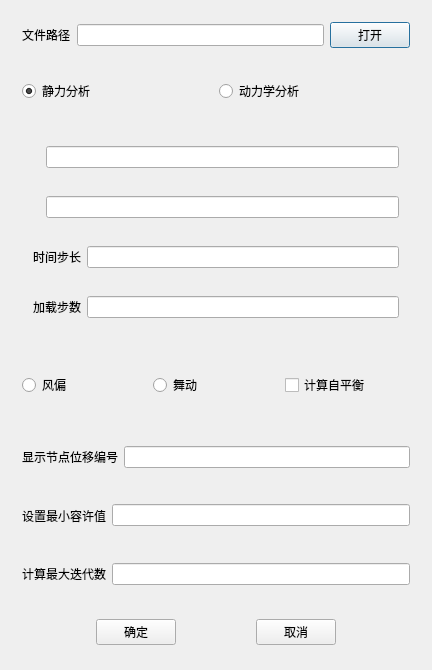
<?xml version="1.0" encoding="UTF-8"?>
<ui version="4.0">
 <class>TowerCaculateClass</class>
 <widget class="QDialog" name="TowerCaculateClass">
  <property name="geometry">
   <rect>
    <x>0</x>
    <y>0</y>
    <width>432</width>
    <height>670</height>
   </rect>
  </property>
  <property name="windowTitle">
   <string>TowerCaculate</string>
  </property>
  <layout class="QVBoxLayout" name="verticalLayout_2" stretch="1,2,2,3,2,2,2,2">
   <item>
    <widget class="QWidget" name="widget_3" native="true">
     <layout class="QHBoxLayout" name="horizontalLayout_3">
      <item>
       <widget class="QLabel" name="label_2">
        <property name="text">
         <string>文件路径</string>
        </property>
       </widget>
      </item>
      <item>
       <widget class="QLineEdit" name="line_path"/>
      </item>
      <item>
       <widget class="QPushButton" name="btn_open">
        <property name="text">
         <string>打开</string>
        </property>
       </widget>
      </item>
     </layout>
    </widget>
   </item>
   <item>
    <widget class="QWidget" name="widget_14" native="true">
     <layout class="QHBoxLayout" name="horizontalLayout_2">
      <item>
       <widget class="QRadioButton" name="radio_static">
        <property name="text">
         <string>静力分析</string>
        </property>
        <property name="checked">
         <bool>true</bool>
        </property>
       </widget>
      </item>
      <item>
       <widget class="QRadioButton" name="radio_dynamic">
        <property name="text">
         <string>动力学分析</string>
        </property>
       </widget>
      </item>
     </layout>
    </widget>
   </item>
   <item>
    <widget class="QStackedWidget" name="stackedWidget">
     <property name="currentIndex">
      <number>1</number>
     </property>
     <widget class="QWidget" name="page">
      <layout class="QHBoxLayout" name="horizontalLayout_13">
       <item>
        <widget class="QWidget" name="widget_5" native="true">
         <layout class="QHBoxLayout" name="horizontalLayout_5">
          <item>
           <widget class="QLabel" name="label_4">
            <property name="text">
             <string>加载步数</string>
            </property>
           </widget>
          </item>
          <item>
           <widget class="QLineEdit" name="line_static_step"/>
          </item>
         </layout>
        </widget>
       </item>
      </layout>
     </widget>
     <widget class="QWidget" name="page_2">
      <layout class="QVBoxLayout" name="verticalLayout">
       <item>
        <widget class="QWidget" name="widget_6" native="true">
         <layout class="QHBoxLayout" name="horizontalLayout_6">
          <item>
           <widget class="QLabel" name="label_beta">
            <property name="text">
             <string/>
            </property>
           </widget>
          </item>
          <item>
           <widget class="QLineEdit" name="line_beta"/>
          </item>
         </layout>
        </widget>
       </item>
       <item>
        <widget class="QWidget" name="widget_7" native="true">
         <layout class="QHBoxLayout" name="horizontalLayout_7">
          <item>
           <widget class="QLabel" name="label_gama">
            <property name="text">
             <string/>
            </property>
           </widget>
          </item>
          <item>
           <widget class="QLineEdit" name="line_gama"/>
          </item>
         </layout>
        </widget>
       </item>
       <item>
        <widget class="QWidget" name="widget_8" native="true">
         <layout class="QHBoxLayout" name="horizontalLayout_8">
          <item>
           <widget class="QLabel" name="label_7">
            <property name="text">
             <string>时间步长</string>
            </property>
           </widget>
          </item>
          <item>
           <widget class="QLineEdit" name="lineEdit_dynamic_step"/>
          </item>
         </layout>
        </widget>
       </item>
       <item>
        <widget class="QWidget" name="widget_9" native="true">
         <layout class="QHBoxLayout" name="horizontalLayout_9">
          <item>
           <widget class="QLabel" name="label_8">
            <property name="text">
             <string>加载步数</string>
            </property>
           </widget>
          </item>
          <item>
           <widget class="QLineEdit" name="line_dynamic_stepnum"/>
          </item>
         </layout>
        </widget>
       </item>
      </layout>
     </widget>
    </widget>
   </item>
   <item>
    <widget class="QWidget" name="widget_12" native="true">
     <layout class="QHBoxLayout" name="horizontalLayout_12">
      <item>
       <widget class="QRadioButton" name="radioButton_windage">
        <property name="text">
         <string>风偏</string>
        </property>
       </widget>
      </item>
      <item>
       <widget class="QRadioButton" name="radioButton_galloping">
        <property name="text">
         <string>舞动</string>
        </property>
       </widget>
      </item>
      <item>
       <widget class="QCheckBox" name="checkBox_eq">
        <property name="text">
         <string>计算自平衡</string>
        </property>
       </widget>
      </item>
     </layout>
    </widget>
   </item>
   <item>
    <widget class="QWidget" name="widget" native="true">
     <layout class="QHBoxLayout" name="horizontalLayout">
      <item>
       <widget class="QLabel" name="label">
        <property name="text">
         <string>显示节点位移编号</string>
        </property>
       </widget>
      </item>
      <item>
       <widget class="QLineEdit" name="line_idNode"/>
      </item>
     </layout>
    </widget>
   </item>
   <item>
    <widget class="QWidget" name="widget_10" native="true">
     <layout class="QHBoxLayout" name="horizontalLayout_10">
      <item>
       <widget class="QLabel" name="label_9">
        <property name="text">
         <string>设置最小容许值</string>
        </property>
       </widget>
      </item>
      <item>
       <widget class="QLineEdit" name="line_stol"/>
      </item>
     </layout>
    </widget>
   </item>
   <item>
    <widget class="QWidget" name="widget_11" native="true">
     <layout class="QHBoxLayout" name="horizontalLayout_11">
      <item>
       <widget class="QLabel" name="label_10">
        <property name="text">
         <string>计算最大迭代数</string>
        </property>
       </widget>
      </item>
      <item>
       <widget class="QLineEdit" name="line_MaxIterations"/>
      </item>
     </layout>
    </widget>
   </item>
   <item>
    <widget class="QWidget" name="widget_4" native="true">
     <layout class="QHBoxLayout" name="horizontalLayout_4">
      <item>
       <spacer name="horizontalSpacer_2">
        <property name="orientation">
         <enum>Qt::Horizontal</enum>
        </property>
        <property name="sizeHint" stdset="0">
         <size>
          <width>40</width>
          <height>20</height>
         </size>
        </property>
       </spacer>
      </item>
      <item>
       <widget class="QPushButton" name="btn_ok">
        <property name="text">
         <string>确定</string>
        </property>
       </widget>
      </item>
      <item>
       <spacer name="horizontalSpacer">
        <property name="orientation">
         <enum>Qt::Horizontal</enum>
        </property>
        <property name="sizeHint" stdset="0">
         <size>
          <width>40</width>
          <height>20</height>
         </size>
        </property>
       </spacer>
      </item>
      <item>
       <widget class="QPushButton" name="btn_cancle">
        <property name="text">
         <string>取消</string>
        </property>
       </widget>
      </item>
      <item>
       <spacer name="horizontalSpacer_3">
        <property name="orientation">
         <enum>Qt::Horizontal</enum>
        </property>
        <property name="sizeHint" stdset="0">
         <size>
          <width>40</width>
          <height>20</height>
         </size>
        </property>
       </spacer>
      </item>
     </layout>
    </widget>
   </item>
  </layout>
 </widget>
 <layoutdefault spacing="6" margin="11"/>
 <resources/>
 <connections/>
</ui>
